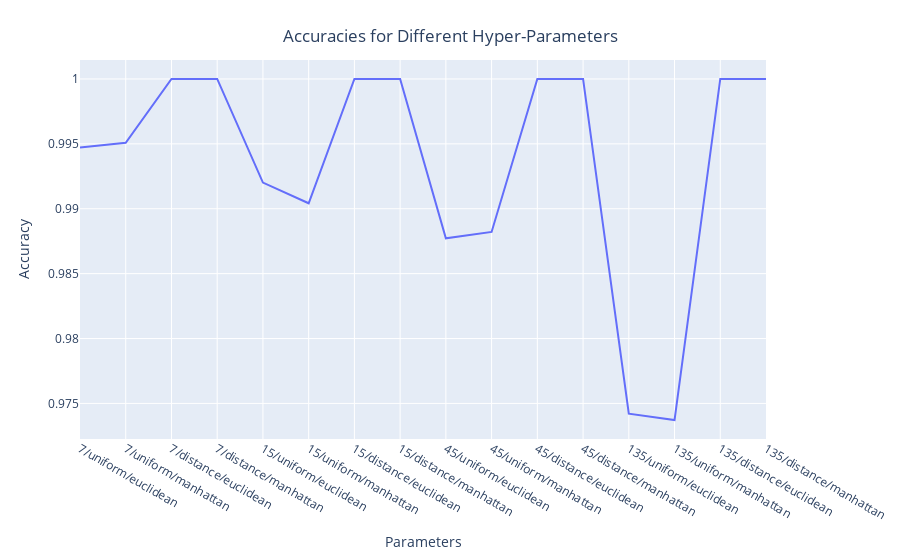

The cell this chart's notebook holds for it:
### Code cell
plotdata = pd.DataFrame()
plotdata['Parameters'] = accuracies.keys()
plotdata['Accuracy'] = accuracies.values()
fig = px.line(plotdata, x="Parameters", y="Accuracy")
fig.update_layout(title={'text': "Accuracies for Different Hyper-Parameters",
                                                'x':0.5,
                                                'xanchor': 'center',
                                                'yanchor': 'top'})
iplot(fig)

### Figure 1 — Plotly figure (JSON) as saved in the notebook; plotly's stock layout.template omitted (floating-point values rounded to 4 significant figures)
{"data": [{"hovertemplate": "Parameters=%{x}<br>Accuracy=%{y}<extra></extra>", "legendgroup": "", "line": {"color": "#636efa", "dash": "solid"}, "marker": {"symbol": "circle"}, "mode": "lines", "name": "", "orientation": "v", "showlegend": false, "x": ["7/uniform/euclidean", "7/uniform/manhattan", "7/distance/euclidean", "7/distance/manhattan", "15/uniform/euclidean", "15/uniform/manhattan", "15/distance/euclidean", "15/distance/manhattan", "45/uniform/euclidean", "45/uniform/manhattan", "45/distance/euclidean", "45/distance/manhattan", "135/uniform/euclidean", "135/uniform/manhattan", "135/distance/euclidean", "135/distance/manhattan"], "xaxis": "x", "y": [0.9947, 0.9951, 1, 1, 0.992, 0.9904, 1, 1, 0.9877, 0.9882, 1, 1, 0.9742, 0.9737, 1, 1], "yaxis": "y", "type": "scatter"}], "layout": {"legend": {"tracegroupgap": 0}, "margin": {"t": 60}, "title": {"text": "Accuracies for Different Hyper-Parameters", "x": 0.5, "xanchor": "center", "yanchor": "top"}, "xaxis": {"anchor": "y", "domain": [0, 1], "title": {"text": "Parameters"}}, "yaxis": {"anchor": "x", "domain": [0, 1], "title": {"text": "Accuracy"}}}}
